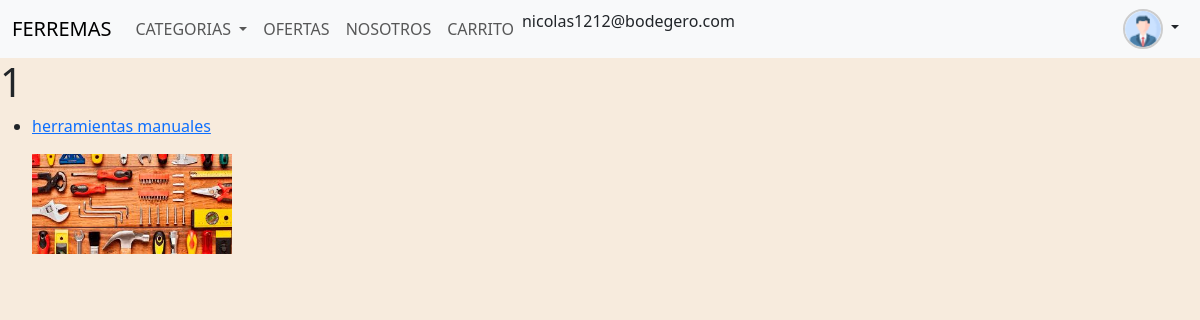
Screenshot of /Home/Categorias/ (signed in) with the database file from the repository.
### task/models.py (models this page shows, shortened)
class Categoria(models.Model):
    nombrecat = models.CharField(max_length=100, unique=True)
    descripcion = models.TextField(blank=True)
    imagen = models.ImageField(upload_to='Categoriasimg/')
    user = models.ForeignKey('auth.User', on_delete=models.CASCADE, null=True)

### task/views.py (the view)
# urls.py: path('Home/Categorias/',views.lista_categoria, name='categorias'),
def lista_categoria(request):
    categorias=Categoria.objects.all()
    return render(request, 'categorias.html', {'categorias': categorias})

### task/context_processor.py (called while the page is built)
def total_carrito(request):
    total = 0
    if request.user.is_authenticated:
       if "carrito" in request.session.keys():
           for key, value in request.session['carrito'].items():
               total += float(value['acumulado'])
    return {"total_factura": total}

### task/Templates/categorias.html (shortened to what this page needs)
{% extends 'navbar.html' %}
{% block body %}
    <h1>1</h1>
    <ul>
        {% for Categoria in categorias %}
        <li>
            <a href="{% url 'detalle_categorias' Categoria.nombrecat %}">
                 <p>{{ Categoria.nombrecat }}</p>
                {% if Categoria.imagen %}
                    <img src="{{ Categoria.imagen.url }}" alt="Imagen de la categoría" width="200">
                {% else %}
                    <p>No hay imagen disponible</p>
                {% endif %}
            </a>
        </li>
        {% endfor %}
    </ul>
{% endblock %}

### task/Templates/navbar.html (shortened to what this page needs)
{% load static %}
<!DOCTYPE html>
<html lang="en">
  <head>
    <link
      href="https://cdn.jsdelivr.net/npm/bootstrap@5.3.6/dist/css/bootstrap.min.css"
      rel="stylesheet"
    />
    <link
      href="https://getbootstrap.com/docs/5.3/assets/css/docs.css"
      rel="stylesheet"
    />
    <link rel="stylesheet" href="{% static 'style.css' %}">
  </head>
  <body>
    <nav class="navbar navbar-expand-lg bg-body-tertiary">
      <div class="container-fluid">
        <a class="navbar-brand" href="/Home/">FERREMAS</a>
        <div class="collapse navbar-collapse" id="navbarSupportedContent">
          <ul class="navbar-nav me-auto mb-2 mb-lg-0">
            <li class="nav-item dropdown">
              <a class="nav-link dropdown-toggle" href="#" role="button" data-bs-toggle="dropdown" aria-expanded="false">
                CATEGORIAS
              </a>
              <li class="nav-item">
                <a class="nav-link" href="#">OFERTAS</a>
              </li>
              <li class="nav-item">
                <a class="nav-link" href="{% url 'nosotros' %}">NOSOTROS</a>
              </li>
              <li class="nav-item">
                <a class="nav-link" href="{% url 'carrito' %}">CARRITO</a>
              </li>
              {{ user.email }}
          </ul>
        </div>
        <div class="d-flex ms-auto">
          {% if user.is_authenticated %}
          <div class="dropdown">
            <a class="btn p-0 user-button me-2 dropdown-toggle" href="#" role="button" data-bs-toggle="dropdown" aria-expanded="false">
              <img src="{% static 'fotos/perfil.png' %}" alt="Perfil" class="rounded-circle user-icon">
            </a>
          </div>
          {% endif %}
        </div>
      </div>
    </nav>
{% block body %}
{% endblock  %}

### task/static/style.css (style rules this page uses)
body { background-color: #f7ebdd; background-size: cover; background-repeat: no-repeat; }
.user-icon { width: 40px; height: 40px; object-fit: cover; border-radius: 50%; border: 2px solid #ccc; transition: 0.3s ease; }

### rows the page displays
Categoria: nombrecat "herramientas manuales", imagen (picture)

### other values shown
{{ user.email }} "nicolas1212@bodegero.com"
